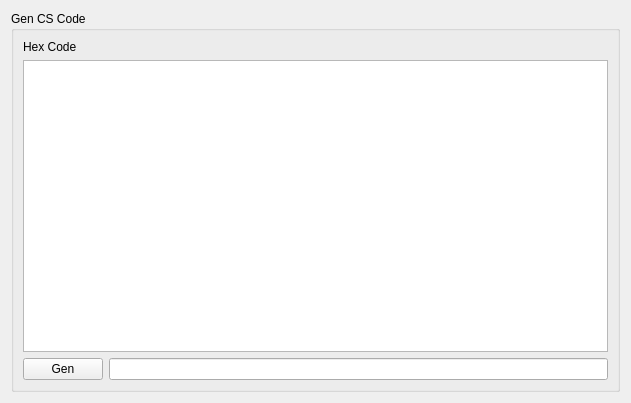
<?xml version="1.0" encoding="UTF-8"?>
<ui version="4.0">
 <class>Frame_Tools</class>
 <widget class="QFrame" name="Frame_Tools">
  <property name="geometry">
   <rect>
    <x>0</x>
    <y>0</y>
    <width>631</width>
    <height>403</height>
   </rect>
  </property>
  <property name="windowTitle">
   <string>Frame</string>
  </property>
  <layout class="QGridLayout" name="gridLayout_2">
   <item row="0" column="0">
    <widget class="QGroupBox" name="groupBox">
     <property name="title">
      <string>Gen CS Code</string>
     </property>
     <layout class="QGridLayout" name="gridLayout">
      <item row="0" column="0">
       <layout class="QVBoxLayout" name="verticalLayout">
        <item>
         <widget class="QLabel" name="label">
          <property name="text">
           <string>Hex Code</string>
          </property>
         </widget>
        </item>
        <item>
         <widget class="QPlainTextEdit" name="plainTextEdit_cs_source_code"/>
        </item>
        <item>
         <layout class="QHBoxLayout" name="horizontalLayout">
          <item>
           <widget class="QPushButton" name="pushButton_gen_cs_code">
            <property name="text">
             <string>Gen</string>
            </property>
           </widget>
          </item>
          <item>
           <widget class="QLineEdit" name="lineEdit_cs_code"/>
          </item>
         </layout>
        </item>
       </layout>
      </item>
     </layout>
    </widget>
   </item>
  </layout>
 </widget>
 <resources/>
 <connections/>
</ui>
